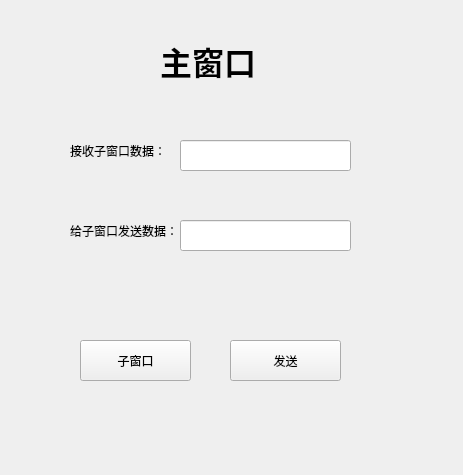
<?xml version="1.0" encoding="UTF-8"?>
<ui version="4.0">
 <class>W1</class>
 <widget class="QWidget" name="W1">
  <property name="geometry">
   <rect>
    <x>0</x>
    <y>0</y>
    <width>463</width>
    <height>475</height>
   </rect>
  </property>
  <property name="windowTitle">
   <string>Form</string>
  </property>
  <widget class="QLabel" name="label">
   <property name="geometry">
    <rect>
     <x>70</x>
     <y>130</y>
     <width>101</width>
     <height>41</height>
    </rect>
   </property>
   <property name="text">
    <string>接收子窗口数据：</string>
   </property>
  </widget>
  <widget class="QLabel" name="label_2">
   <property name="geometry">
    <rect>
     <x>70</x>
     <y>220</y>
     <width>111</width>
     <height>21</height>
    </rect>
   </property>
   <property name="text">
    <string>给子窗口发送数据：</string>
   </property>
  </widget>
  <widget class="QLineEdit" name="lineEdit">
   <property name="geometry">
    <rect>
     <x>180</x>
     <y>140</y>
     <width>171</width>
     <height>31</height>
    </rect>
   </property>
  </widget>
  <widget class="QLineEdit" name="lineEdit_2">
   <property name="geometry">
    <rect>
     <x>180</x>
     <y>220</y>
     <width>171</width>
     <height>31</height>
    </rect>
   </property>
  </widget>
  <widget class="QPushButton" name="pushButton">
   <property name="geometry">
    <rect>
     <x>80</x>
     <y>340</y>
     <width>111</width>
     <height>41</height>
    </rect>
   </property>
   <property name="text">
    <string>子窗口</string>
   </property>
  </widget>
  <widget class="QPushButton" name="pushButton_2">
   <property name="geometry">
    <rect>
     <x>230</x>
     <y>340</y>
     <width>111</width>
     <height>41</height>
    </rect>
   </property>
   <property name="text">
    <string>发送</string>
   </property>
  </widget>
  <widget class="QLabel" name="label_3">
   <property name="geometry">
    <rect>
     <x>160</x>
     <y>40</y>
     <width>121</width>
     <height>41</height>
    </rect>
   </property>
   <property name="font">
    <font>
     <family>楷体</family>
     <pointsize>24</pointsize>
     <weight>75</weight>
     <bold>true</bold>
    </font>
   </property>
   <property name="text">
    <string>主窗口</string>
   </property>
  </widget>
 </widget>
 <resources/>
 <connections/>
</ui>
